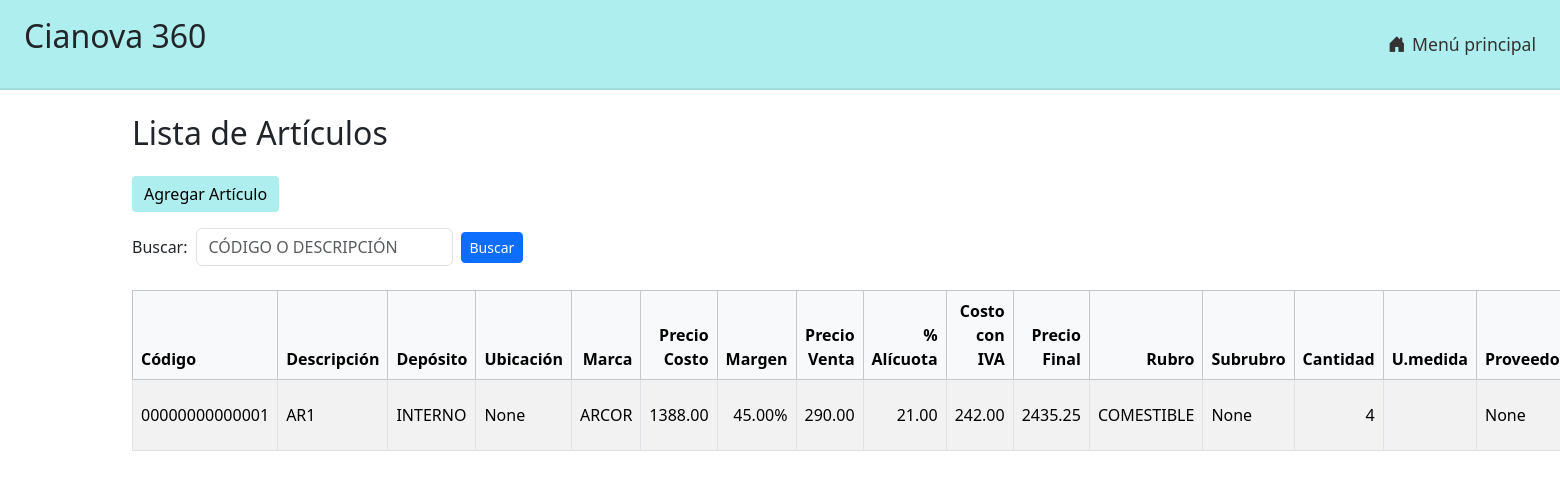
The page /articulos/lista/ on the database its author committed.
### articulos/models.py (models this page shows)
class UpperCaseMixin:
    def save(self, *args, **kwargs):
        for field in self._meta.fields:
            if isinstance(field, models.CharField) and getattr(self, field.name):
                setattr(self, field.name, getattr(self, field.name).upper())
        super().save(*args, **kwargs)

class Articulo(UpperCaseMixin, models.Model):
    codart = models.CharField(
        "Código",
        max_length=14,
        unique=True,
        validators=[
            RegexValidator(
                regex=r'^[A-Z0-9]+$',
                message='Solo se permiten letras mayúsculas y números.'
            )
        ],
        help_text='14 caracteres, se completa con ceros a la izquierda.'
    )
    descrip = models.CharField("Descripción", max_length=80)
    marca = models.ForeignKey('Marca', on_delete=models.PROTECT, blank=True, null=True)
    rubro = models.ForeignKey('Rubro', on_delete=models.PROTECT, blank=True, null=True)
    subrubro = models.ForeignKey('Subrubro', on_delete=models.PROTECT, blank=True, null=True)
    deposito = models.CharField(max_length=14, blank=True, null=True, verbose_name="Depósito")
    precosto = models.DecimalField("Precio Costo", max_digits=12, decimal_places=2, validators=[MinValueValidator(0)])
    margen = models.DecimalField("Margen %", max_digits=6, decimal_places=2, default=0)
    ncodalic = models.ForeignKey('Alicuota', verbose_name="Código Alícuota", on_delete=models.PROTECT)
    alic = models.DecimalField("% Alícuota", max_digits=5, decimal_places=2, editable=False, null=True, default=0)
    costoiva = models.DecimalField("Costo con IVA", max_digits=12, decimal_places=2, null=True, blank=True, default=0)
    preventa = models.DecimalField("Precio Venta (sin IVA)", max_digits=12, decimal_places=2, null=True, blank=True, default=0)
    prefinal = models.DecimalField(
        "Precio Final (con IVA)",
        max_digits=12,
        decimal_places=2,
        null=True,
        default=0,
        blank=True,
        validators=[MinValueValidator(0)]
    )
    fecultmod = models.DateField(null=True, blank=True)
    modo_calculo = models.CharField(
        max_length=1,
        choices=[('C', 'Costo → Final'), ('F', 'Final → Costo')],
        default='C',
        verbose_name="Modo de cálculo"
    )
    cantidad = models.DecimalField(max_digits=14, decimal_places=4, default=0)
    unimed = models.CharField(max_length=2, choices=UNIDADES, default='UN')
    codprovee = models.CharField("Código de proveedor", max_length=14, blank=True, null=True)
    bajostock = models.DecimalField("Stock mínimo para alerta", max_digits=11, decimal_places=4, default=0)
    ubicacion = models.CharField("Ubicación", max_length=14, blank=True, null=True)
    obs = models.TextField("Observaciones", blank=True, null=True)
    activo = models.CharField(max_length=1, choices=ACTIVO_CHOICES, blank=False, default='S')
    prodela = models.IntegerField(choices=PRODELA_CHOICES, null=True, blank=True)
    tipopeso = models.IntegerField(choices=TIPOPESO_CHOICES, null=True, blank=True)
    codmoneda = models.CharField(max_length=3, null=True, blank=True, verbose_name="Moneda")
    cotiz = models.DecimalField(max_digits=15, decimal_places=5, null=True, blank=True, verbose_name="Cotización:")
    ctome = models.DecimalField(max_digits=11, decimal_places=2, null=True, blank=True, verbose_name="Prec. Costo de M.Ext.")
    vtame = models.DecimalField(max_digits=11, decimal_places=2, null=True, blank=True, verbose_name="Prec. Venta de M.Ext.")
    finme = models.DecimalField(max_digits=11, decimal_places=2, null=True, blank=True, verbose_name="Prec. Final de M.Ext.")

class Marca(UpperCaseMixin, models.Model):
    nombre = models.CharField(max_length=14, unique=True)
    class Meta:
        verbose_name_plural = "Marcas"
        ordering = ['nombre']
    def __str__(self):
        return self.nombre

class Rubro(UpperCaseMixin, models.Model):
    nombre = models.CharField(max_length=14, unique=True)
    class Meta:
        verbose_name_plural = "Rubros"
        ordering = ['nombre']
    def __str__(self):
        return self.nombre

### articulos/views.py (the view)
# urls.py: path('lista/', views.lista_articulos, name='lista_articulos'),
def lista_articulos(request):
    query = request.GET.get('q', '').strip().upper()
    mostrar_moneda = parametro_activo("MONEDA_EXT")
    articulos = Articulo.objects.all().order_by('codart')
    if query:
        articulos = articulos.filter(
            Q(codart__icontains=query) |
            Q(descrip__icontains=query)
        )
    context = {
        "articulos": articulos,
        "mostrar_moneda": mostrar_moneda,
        "query": query
    }
    return render(request, "articulos/lista.html", context )

### helpers/parametros.py (called while the page is built)
def get_parametro(nombre, default=None):
    try:
        return ParametroSistema.objects.get(clave=nombre.strip().upper()).valor
    except ParametroSistema.DoesNotExist:
        return default

def parametro_activo(nombre):
    valor = get_parametro(nombre, "N")
    return valor.strip().upper() == "S"

### articulos/templates/articulos/lista.html (shortened to what this page needs)
{% extends "base.html" %}
{% load widget_tweaks %}
{% block content %}
<h2 class="mb-4">Lista de Artículos</h2>
<a class="btn btn-institucional mb-3" href="{% url 'agregar_articulo' %}">Agregar Artículo</a>
<form method="get" class="row g-2 mb-4 align-items-center">
  <div class="col-auto">
    <label for="buscar" class="form-label mb-0">Buscar:</label>
  </div>
  <div class="col-auto">
    <input type="text"
           name="q"
           id="buscar"
           class="form-control"
           value="{{ query }}"
           placeholder="CÓDIGO O DESCRIPCIÓN"
           maxlength="80"
           oninput="this.value = this.value.toUpperCase();">
  </div>
  <div class="col-auto">
    <button type="submit" class="btn btn-sm btn-primary">Buscar</button>
  </div>
</form>
<table class="table table-striped table-bordered align-middle">
  <thead class="table-light">
    <tr>
      <th style="width: 120px;">Código</th>
      <th style="width: 35%;">Descripción</th>
	  <th style="text-end">Depósito</th>
	  <th style="text-end">Ubicación</th>
	  <th class="text-end">Marca</th>
	  <th class="text-end">Precio Costo</th>
      <th class="text-end">Margen</th>
      <th class="text-end">Precio Venta</th>
      <th class="text-end">% Alícuota</th>
      <th class="text-end">Costo con IVA</th>
      <th class="text-end">Precio Final</th>
	  <th class="text-end">Rubro</th>
	  <th class="text-end">Subrubro</th>
	  <th class="text-end">Cantidad</th>
	  <th class="text-end">U.medida</th>
	  <th class="text-end">Proveedor</th>
    </tr>
  </thead>
  <tbody>
  {% for articulo in articulos %}
  <tr>
    <td>{{ articulo.codart }}</td>
    <td>{{ articulo.descrip }}</td>
    <td>{{ articulo.deposito }}</td>
    <td>{{ articulo.ubicacion }}</td>
    <td>{{ articulo.marca }}</td>
    <td class="text-end">{{ articulo.precosto|floatformat:2 }}</td>
    <td class="text-end">{{ articulo.margen|floatformat:2 }}%</td>
    <td class="text-end">{{ articulo.preventa|floatformat:2 }}</td>
    <td class="text-end">{{ articulo.alic|floatformat:2 }}</td>
    <td class="text-end">{{ articulo.costoiva|floatformat:2 }}</td>
    <td class="text-end">{{ articulo.prefinal|floatformat:2 }}</td>
    <td>{{ articulo.rubro }}</td>
    <td>{{ articulo.subrubro }}</td>
    <td class="text-end">{{ articulo.cantidad|floatformat:0 }}</td>
    <td>{{ articulo.unimedi }}</td>
    <td>{{ articulo.codprovee }}</td>
  </tr>
  {% empty %}
  <tr>
    <td colspan="19" class="text-center">No hay artículos cargados.</td>
  </tr>
  {% endfor %}
  </tbody>
</table>
{% endblock %}

### static/css/cianova.css (style rules this page uses)
.btn-institucional { background-color: rgb(175, 238, 238) !important; color: #000 !important; border: none; font-weight: 500; padding: 6px 12px; border-radius: 4px; }

### rows shown on the page
Articulo: codart "00000000000001", descrip "AR1", deposito "INTERNO", ubicacion "None", marca "ARCOR", precosto "1388.00", margen "45.00", preventa "290.00", alic "21.00", costoiva "242.00", prefinal "2435.25", rubro "COMESTIBLE", subrubro "None", cantidad "4", codprovee "None"
